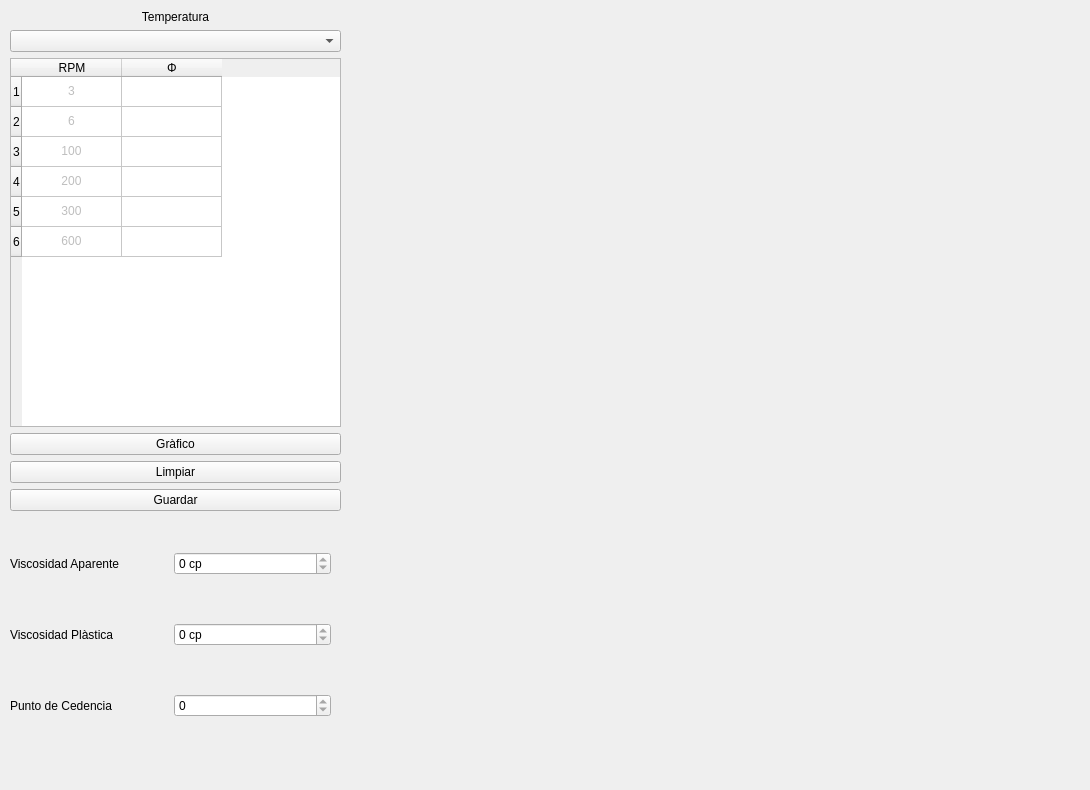
  <widget class="QWidget" name="centralwidget">
   <widget class="QWidget" name="verticalLayoutWidget">
    <property name="geometry">
     <rect>
      <x>10</x>
      <y>10</y>
      <width>331</width>
      <height>501</height>
     </rect>
    </property>
    <layout class="QVBoxLayout" name="verticalLayout">
     <item>
      <widget class="QLabel" name="label_4">
       <property name="text">
        <string>Temperatura</string>
       </property>
       <property name="alignment">
        <set>Qt::AlignCenter</set>
       </property>
      </widget>
     </item>
     <item>
      <widget class="QComboBox" name="comboBox"/>
     </item>
     <item>
      <widget class="QTableWidget" name="tableWidget">
       <row>
        <property name="text">
         <string>1</string>
        </property>
       </row>
       <row>
        <property name="text">
         <string>2</string>
        </property>
       </row>
       <row>
        <property name="text">
         <string>3</string>
        </property>
       </row>
       <row>
        <property name="text">
         <string>4</string>
        </property>
       </row>
       <row>
        <property name="text">
         <string>5</string>
        </property>
       </row>
       <row>
        <property name="text">
         <string>6</string>
        </property>
       </row>
       <column>
        <property name="text">
         <string>RPM</string>
        </property>
       </column>
       <column>
        <property name="text">
         <string>Φ</string>
        </property>
       </column>
       <item row="0" column="0">
        <property name="text">
         <string>3</string>
        </property>
        <property name="textAlignment">
         <set>AlignCenter</set>
        </property>
        <property name="flags">
         <set>ItemIsSelectable|ItemIsDragEnabled|ItemIsDropEnabled|ItemIsUserCheckable</set>
        </property>
       </item>
       <item row="1" column="0">
        <property name="text">
         <string>6</string>
        </property>
        <property name="textAlignment">
         <set>AlignCenter</set>
        </property>
        <property name="flags">
         <set>ItemIsSelectable|ItemIsDragEnabled|ItemIsDropEnabled|ItemIsUserCheckable</set>
        </property>
       </item>
       <item row="2" column="0">
        <property name="text">
         <string>100</string>
        </property>
        <property name="textAlignment">
         <set>AlignCenter</set>
        </property>
        <property name="flags">
         <set>ItemIsSelectable|ItemIsDragEnabled|ItemIsDropEnabled|ItemIsUserCheckable</set>
        </property>
       </item>
       <item row="3" column="0">
        <property name="text">
         <string>200</string>
        </property>
        <property name="textAlignment">
         <set>AlignCenter</set>
        </property>
        <property name="flags">
         <set>ItemIsSelectable|ItemIsDragEnabled|ItemIsDropEnabled|ItemIsUserCheckable</set>
        </property>
       </item>
       <item row="4" column="0">
        <property name="text">
         <string>300</string>
        </property>
        <property name="textAlignment">
         <set>AlignCenter</set>
        </property>
        <property name="flags">
         <set>ItemIsSelectable|ItemIsDragEnabled|ItemIsDropEnabled|ItemIsUserCheckable</set>
        </property>
       </item>
       <item row="5" column="0">
        <property name="text">
         <string>600</string>
        </property>
        <property name="textAlignment">
         <set>AlignCenter</set>
        </property>
        <property name="flags">
         <set>ItemIsSelectable|ItemIsDragEnabled|ItemIsDropEnabled|ItemIsUserCheckable</set>
        </property>
       </item>
      </widget>
     </item>
     <item>
      <widget class="QPushButton" name="pushButton">
       <property name="text">
        <string>Gràfico</string>
       </property>
      </widget>
     </item>
     <item>
      <widget class="QPushButton" name="clear_button">
       <property name="text">
        <string>Limpiar</string>
       </property>
      </widget>
     </item>
     <item>
      <widget class="QPushButton" name="GuardarButton">
       <property name="text">
        <string>Guardar</string>
       </property>
      </widget>
     </item>
    </layout>
   </widget>
   <widget class="QWidget" name="gridLayoutWidget">
    <property name="geometry">
     <rect>
      <x>10</x>
      <y>510</y>
      <width>321</width>
      <height>251</height>
     </rect>
    </property>
    <layout class="QGridLayout" name="gridLayout">
     <item row="1" column="0">
      <widget class="QLabel" name="label">
       <property name="text">
        <string>Viscosidad Aparente</string>
       </property>
      </widget>
     </item>
     <item row="3" column="0">
      <widget class="QLabel" name="label_3">
       <property name="text">
        <string>Punto de Cedencia</string>
       </property>
      </widget>
     </item>
     <item row="2" column="0">
      <widget class="QLabel" name="label_2">
       <property name="text">
        <string>Viscosidad Plàstica</string>
       </property>
      </widget>
     </item>
     <item row="1" column="1">
      <widget class="QSpinBox" name="spinBox">
       <property name="readOnly">
        <bool>true</bool>
       </property>
       <property name="suffix">
        <string> cp</string>
       </property>
       <property name="prefix">
        <string/>
       </property>
      </widget>
     </item>
     <item row="2" column="1">
      <widget class="QSpinBox" name="spinBox_2">
       <property name="readOnly">
        <bool>true</bool>
       </property>
       <property name="suffix">
        <string> cp</string>
       </property>
      </widget>
     </item>
     <item row="3" column="1">
      <widget class="QSpinBox" name="spinBox_3">
       <property name="readOnly">
        <bool>true</bool>
       </property>
      </widget>
     </item>
    </layout>
   </widget>
   <widget class="PlotWidget" name="widget" native="true">
    <property name="geometry">
     <rect>
      <x>380</x>
      <y>20</y>
      <width>701</width>
      <height>761</height>
     </rect>
    </property>
    <property name="styleSheet">
     <string notr="true">/*
Aqua Style Sheet for QT Applications
Author: Jaime A. Quiroga P.
Company: GTRONICK
Last updated: 22/01/2019, 07:55.
Available at: https://github.com/GTRONICK/QSS/blob/master/Aqua.qss
*/
QWidget#window, QMainWindow {
	background-color:#ececec;
}
QTextEdit {
	border-width: 1px;
	border-style: solid;
	border-color: qlineargradient(spread:pad, x1:0.5, y1:1, x2:0.5, y2:0, stop:0 rgba(0, 113, 255, 255), stop:1 rgba(91, 171, 252, 255));
}
QPlainTextEdit {
	border-width: 1px;
	border-style: solid;
	border-color: qlineargradient(spread:pad, x1:0.5, y1:1, x2:0.5, y2:0, stop:0 rgba(0, 113, 255, 255), stop:1 rgba(91, 171, 252, 255));
}
QToolButton {
	border-style: solid;
	border-top-color: qlineargradient(spread:pad, x1:0.5, y1:1, x2:0.5, y2:0, stop:0 rgb(215, 215, 215), stop:1 rgb(222, 222, 222));
	border-right-color: qlineargradient(spread:pad, x1:0, y1:0.5, x2:1, y2:0.5, stop:0 rgb(217, 217, 217), stop:1 rgb(227, 227, 227));
	border-left-color: qlineargradient(spread:pad, x1:0, y1:0.5, x2:1, y2:0.5, stop:0 rgb(227, 227, 227), stop:1 rgb(217, 217, 217));
	border-bottom-color: qlineargradient(spread:pad, x1:0.5, y1:1, x2:0.5, y2:0, stop:0 rgb(215, 215, 215), stop:1 rgb(222, 222, 222));
	border-width: 1px;
	border-radius: 5px;
	color: rgb(0,0,0);
	padding: 2px;
	background-color: rgb(255,255,255);
}
QToolButton:hover{
	border-style: solid;
	border-top-color: qlineargradient(spread:pad, x1:0.5, y1:1, x2:0.5, y2:0, stop:0 rgb(195, 195, 195), stop:1 rgb(222, 222, 222));
	border-right-color: qlineargradient(spread:pad, x1:0, y1:0.5, x2:1, y2:0.5, stop:0 rgb(197, 197, 197), stop:1 rgb(227, 227, 227));
	border-left-color: qlineargradient(spread:pad, x1:0, y1:0.5, x2:1, y2:0.5, stop:0 rgb(227, 227, 227), stop:1 rgb(197, 197, 197));
	border-bottom-color: qlineargradient(spread:pad, x1:0.5, y1:1, x2:0.5, y2:0, stop:0 rgb(195, 195, 195), stop:1 rgb(222, 222, 222));
	border-width: 1px;
	border-radius: 5px;
	color: rgb(0,0,0);
	padding: 2px;
	background-color: rgb(255,255,255);
}
QToolButton:pressed{
	border-style: solid;
	border-top-color: qlineargradient(spread:pad, x1:0.5, y1:1, x2:0.5, y2:0, stop:0 rgb(215, 215, 215), stop:1 rgb(222, 222, 222));
	border-right-color: qlineargradient(spread:pad, x1:0, y1:0.5, x2:1, y2:0.5, stop:0 rgb(217, 217, 217), stop:1 rgb(227, 227, 227));
	border-left-color: qlineargradient(spread:pad, x1:0, y1:0.5, x2:1, y2:0.5, stop:0 rgb(227, 227, 227), stop:1 rgb(217, 217, 217));
	border-bottom-color: qlineargradient(spread:pad, x1:0.5, y1:1, x2:0.5, y2:0, stop:0 rgb(215, 215, 215), stop:1 rgb(222, 222, 222));
	border-width: 1px;
	border-radius: 5px;
	color: rgb(0,0,0);
	padding: 2px;
	background-color: rgb(142,142,142);
}
QPushButton{
	border-style: solid;
	border-top-color: qlineargradient(spread:pad, x1:0.5, y1:1, x2:0.5, y2:0, stop:0 rgb(215, 215, 215), stop:1 rgb(222, 222, 222));
	border-right-color: qlineargradient(spread:pad, x1:0, y1:0.5, x2:1, y2:0.5, stop:0 rgb(217, 217, 217), stop:1 rgb(227, 227, 227));
	border-left-color: qlineargradient(spread:pad, x1:0, y1:0.5, x2:1, y2:0.5, stop:0 rgb(227, 227, 227), stop:1 rgb(217, 217, 217));
	border-bottom-color: qlineargradient(spread:pad, x1:0.5, y1:1, x2:0.5, y2:0, stop:0 rgb(215, 215, 215), stop:1 rgb(222, 222, 222));
	border-width: 1px;
	border-radius: 5px;
	color: rgb(0,0,0);
	padding: 2px;
	background-color: rgb(255,255,255);
}
QPushButton::default{
	border-style: solid;
	border-top-color: qlineargradient(spread:pad, x1:0.5, y1:1, x2:0.5, y2:0, stop:0 rgb(215, 215, 215), stop:1 rgb(222, 222, 222));
	border-right-color: qlineargradient(spread:pad, x1:0, y1:0.5, x2:1, y2:0.5, stop:0 rgb(217, 217, 217), stop:1 rgb(227, 227, 227));
	border-left-color: qlineargradient(spread:pad, x1:0, y1:0.5, x2:1, y2:0.5, stop:0 rgb(227, 227, 227), stop:1 rgb(217, 217, 217));
	border-bottom-color: qlineargradient(spread:pad, x1:0.5, y1:1, x2:0.5, y2:0, stop:0 rgb(215, 215, 215), stop:1 rgb(222, 222, 222));
	border-width: 1px;
	border-radius: 5px;
	color: rgb(0,0,0);
	padding: 2px;
	background-color: rgb(255,255,255);
}
QPushButton:hover{
	border-style: solid;
	border-top-color: qlineargradient(spread:pad, x1:0.5, y1:1, x2:0.5, y2:0, stop:0 rgb(195, 195, 195), stop:1 rgb(222, 222, 222));
	border-right-color: qlineargradient(spread:pad, x1:0, y1:0.5, x2:1, y2:0.5, stop:0 rgb(197, 197, 197), stop:1 rgb(227, 227, 227));
	border-left-color: qlineargradient(spread:pad, x1:0, y1:0.5, x2:1, y2:0.5, stop:0 rgb(227, 227, 227), stop:1 rgb(197, 197, 197));
	border-bottom-color: qlineargradient(spread:pad, x1:0.5, y1:1, x2:0.5, y2:0, stop:0 rgb(195, 195, 195), stop:1 rgb(222, 222, 222));
	border-width: 1px;
	border-radius: 5px;
	color: rgb(0,0,0);
	padding: 2px;
	background-color: rgb(255,255,255);
}
QPushButton:pressed{
	border-style: solid;
	border-top-color: qlineargradient(spread:pad, x1:0.5, y1:1, x2:0.5, y2:0, stop:0 rgb(215, 215, 215), stop:1 rgb(222, 222, 222));
	border-right-color: qlineargradient(spread:pad, x1:0, y1:0.5, x2:1, y2:0.5, stop:0 rgb(217, 217, 217), stop:1 rgb(227, 227, 227));
	border-left-color: qlineargradient(spread:pad, x1:0, y1:0.5, x2:1, y2:0.5, stop:0 rgb(227, 227, 227), stop:1 rgb(217, 217, 217));
	border-bottom-color: qlineargradient(spread:pad, x1:0.5, y1:1, x2:0.5, y2:0, stop:0 rgb(215, 215, 215), stop:1 rgb(222, 222, 222));
	border-width: 1px;
	border-radius: 5px;
	color: rgb(0,0,0);
	padding: 2px;
	background-color: rgb(142,142,142);
}
QPushButton:disabled{
	border-style: solid;
	border-top-color: qlineargradient(spread:pad, x1:0.5, y1:1, x2:0.5, y2:0, stop:0 rgb(215, 215, 215), stop:1 rgb(222, 222, 222));
	border-right-color: qlineargradient(spread:pad, x1:0, y1:0.5, x2:1, y2:0.5, stop:0 rgb(217, 217, 217), stop:1 rgb(227, 227, 227));
	border-left-color: qlineargradient(spread:pad, x1:0, y1:0.5, x2:1, y2:0.5, stop:0 rgb(227, 227, 227), stop:1 rgb(217, 217, 217));
	border-bottom-color: qlineargradient(spread:pad, x1:0.5, y1:1, x2:0.5, y2:0, stop:0 rgb(215, 215, 215), stop:1 rgb(222, 222, 222));
	border-width: 1px;
	border-radius: 5px;
	color: #808086;
	padding: 2px;
	background-color: rgb(142,142,142);
}
QLineEdit {
	border-width: 1px; border-radius: 4px;
	border-style: solid;
	border-color: qlineargradient(spread:pad, x1:0.5, y1:1, x2:0.5, y2:0, stop:0 rgba(0, 113, 255, 255), stop:1 rgba(91, 171, 252, 255));
}
QLabel {
	color: #000000;
}
QLCDNumber {
	color: rgb(0, 113, 255, 255);
}
QProgressBar {
	text-align: center;
	color: rgb(240, 240, 240);
	border-width: 1px; 
	border-radius: 10px;
	border-color: rgb(230, 230, 230);
	border-style: solid;
	background-color:rgb(207,207,207);
}
QProgressBar::chunk {
	background-color: qlineargradient(spread:pad, x1:0.5, y1:1, x2:0.5, y2:0, stop:0 rgba(49, 147, 250, 255), stop:1 rgba(34, 142, 255, 255));
	border-radius: 10px;
}
QMenuBar {
	background-color: qlineargradient(spread:pad, x1:0.5, y1:1, x2:0.5, y2:0, stop:0 rgba(207, 209, 207, 255), stop:1 rgba(230, 229, 230, 255));
}
QMenuBar::item {
	color: #000000;
  	spacing: 3px;
  	padding: 1px 4px;
	background-color: qlineargradient(spread:pad, x1:0.5, y1:1, x2:0.5, y2:0, stop:0 rgba(207, 209, 207, 255), stop:1 rgba(230, 229, 230, 255));
}

QMenuBar::item:selected {
  	background-color: qlineargradient(spread:pad, x1:0.5, y1:1, x2:0.5, y2:0, stop:0 rgba(0, 113, 255, 255), stop:1 rgba(91, 171, 252, 255));
	color: #FFFFFF;
}
QMenu::item:selected {
	border-style: solid;
	border-top-color: transparent;
	border-right-color: transparent;
	border-left-color: qlineargradient(spread:pad, x1:0.5, y1:1, x2:0.5, y2:0, stop:0 rgba(0, 113, 255, 255), stop:1 rgba(91, 171, 252, 255));
	border-bottom-color: transparent;
	border-left-width: 2px;
	color: #000000;
	padding-left:15px;
	padding-top:4px;
	padding-bottom:4px;
	padding-right:7px;
}
QMenu::item {
	border-style: solid;
	border-top-color: transparent;
	border-right-color: transparent;
	border-left-color: transparent;
	border-bottom-color: transparent;
	border-bottom-width: 1px;
	color: #000000;
	padding-left:17px;
	padding-top:4px;
	padding-bottom:4px;
	padding-right:7px;
}
QTabWidget {
	color:rgb(0,0,0);
	background-color:#000000;
}
QTabWidget::pane {
		border-color: rgb(223,223,223);
		background-color:rgb(226,226,226);
		border-style: solid;
		border-width: 2px;
    	border-radius: 6px;
}
QTabBar::tab:first {
	border-style: solid;
	border-left-width:1px;
	border-right-width:0px;
	border-top-width:1px;
	border-bottom-width:1px;
	border-top-color: rgb(209,209,209);
	border-left-color: qlineargradient(spread:pad, x1:0.5, y1:1, x2:0.5, y2:0, stop:0 rgba(209, 209, 209, 209), stop:1 rgba(229, 229, 229, 229));
	border-bottom-color: rgb(229,229,229);
	border-top-left-radius: 4px;
	border-bottom-left-radius: 4px;
	color: #000000;
	padding: 3px;
	margin-left:0px;
	background-color: qlineargradient(spread:pad, x1:0.5, y1:1, x2:0.5, y2:0, stop:0 rgba(247, 247, 247, 255), stop:1 rgba(255, 255, 255, 255));
}
QTabBar::tab:last {
	border-style: solid;
	border-width:1px;
	border-top-color: rgb(209,209,209);
	border-left-color: qlineargradient(spread:pad, x1:0.5, y1:1, x2:0.5, y2:0, stop:0 rgba(209, 209, 209, 209), stop:1 rgba(229, 229, 229, 229));
	border-right-color: qlineargradient(spread:pad, x1:0.5, y1:1, x2:0.5, y2:0, stop:0 rgba(209, 209, 209, 209), stop:1 rgba(229, 229, 229, 229));
	border-bottom-color: rgb(229,229,229);
	border-top-right-radius: 4px;
	border-bottom-right-radius: 4px;
	color: #000000;
	padding: 3px;
	margin-left:0px;
	background-color: qlineargradient(spread:pad, x1:0.5, y1:1, x2:0.5, y2:0, stop:0 rgba(247, 247, 247, 255), stop:1 rgba(255, 255, 255, 255));
}
QTabBar::tab {
	border-style: solid;
	border-top-width:1px;
	border-bottom-width:1px;
	border-left-width:1px;
	border-top-color: rgb(209,209,209);
	border-left-color: qlineargradient(spread:pad, x1:0.5, y1:1, x2:0.5, y2:0, stop:0 rgba(209, 209, 209, 209), stop:1 rgba(229, 229, 229, 229));
	border-bottom-color: rgb(229,229,229);
	color: #000000;
	padding: 3px;
	margin-left:0px;
	background-color: qlineargradient(spread:pad, x1:0.5, y1:1, x2:0.5, y2:0, stop:0 rgba(247, 247, 247, 255), stop:1 rgba(255, 255, 255, 255));
}
QTabBar::tab:selected, QTabBar::tab:last:selected, QTabBar::tab:hover {
  	border-style: solid;
  	border-left-width:1px;
	border-right-color: transparent;
	border-top-color: rgb(209,209,209);
	border-left-color: qlineargradient(spread:pad, x1:0.5, y1:1, x2:0.5, y2:0, stop:0 rgba(209, 209, 209, 209), stop:1 rgba(229, 229, 229, 229));
	border-bottom-color: rgb(229,229,229);
	color: #FFFFFF;
	padding: 3px;
	margin-left:0px;
	background-color: qlineargradient(spread:pad, x1:0.5, y1:1, x2:0.5, y2:0, stop:0 rgba(0, 113, 255, 255), stop:1 rgba(91, 171, 252, 255));
}

QTabBar::tab:selected, QTabBar::tab:first:selected, QTabBar::tab:hover {
  	border-style: solid;
  	border-left-width:1px;
  	border-bottom-width:1px;
  	border-top-width:1px;
	border-right-color: transparent;
	border-top-color: rgb(209,209,209);
	border-left-color: qlineargradient(spread:pad, x1:0.5, y1:1, x2:0.5, y2:0, stop:0 rgba(209, 209, 209, 209), stop:1 rgba(229, 229, 229, 229));
	border-bottom-color: rgb(229,229,229);
	color: #FFFFFF;
	padding: 3px;
	margin-left:0px;
	background-color: qlineargradient(spread:pad, x1:0.5, y1:1, x2:0.5, y2:0, stop:0 rgba(0, 113, 255, 255), stop:1 rgba(91, 171, 252, 255));
}

QCheckBox {
	color: #000000;
	padding: 2px;
}
QCheckBox:disabled {
	color: #808086;
	padding: 2px;
}

QCheckBox:hover {
	border-radius:4px;
	border-style:solid;
	padding-left: 1px;
	padding-right: 1px;
	padding-bottom: 1px;
	padding-top: 1px;
	border-width:1px;
	border-color: transparent;
}
QCheckBox::indicator:checked {

	height: 10px;
	width: 10px;
	border-style:solid;
	border-width: 1px;
	border-color: qlineargradient(spread:pad, x1:0.5, y1:1, x2:0.5, y2:0, stop:0 rgba(0, 113, 255, 255), stop:1 rgba(91, 171, 252, 255));
	color: #000000;
	background-color: qlineargradient(spread:pad, x1:0.5, y1:1, x2:0.5, y2:0, stop:0 rgba(0, 113, 255, 255), stop:1 rgba(91, 171, 252, 255));
}
QCheckBox::indicator:unchecked {

	height: 10px;
	width: 10px;
	border-style:solid;
	border-width: 1px;
	border-color: qlineargradient(spread:pad, x1:0.5, y1:1, x2:0.5, y2:0, stop:0 rgba(0, 113, 255, 255), stop:1 rgba(91, 171, 252, 255));
	color: #000000;
}
QRadioButton {
	color: 000000;
	padding: 1px;
}
QRadioButton::indicator:checked {
	height: 10px;
	width: 10px;
	border-style:solid;
	border-radius:5px;
	border-width: 1px;
	border-color: qlineargradient(spread:pad, x1:0.5, y1:1, x2:0.5, y2:0, stop:0 rgba(0, 113, 255, 255), stop:1 rgba(91, 171, 252, 255));
	color: #a9b7c6;
	background-color: qlineargradient(spread:pad, x1:0.5, y1:1, x2:0.5, y2:0, stop:0 rgba(0, 113, 255, 255), stop:1 rgba(91, 171, 252, 255));
}
QRadioButton::indicator:!checked {
	height: 10px;
	width: 10px;
	border-style:solid;
	border-radius:5px;
	border-width: 1px;
	border-color: qlineargradient(spread:pad, x1:0.5, y1:1, x2:0.5, y2:0, stop:0 rgba(0, 113, 255, 255), stop:1 rgba(91, 171, 252, 255));
	color: #a9b7c6;
	background-color: transparent;
}
QStatusBar {
	color:#027f7f;
}
QSpinBox {
	border-style: solid;
	border-width: 1px;
	border-color: qlineargradient(spread:pad, x1:0.5, y1:1, x2:0.5, y2:0, stop:0 rgba(0, 113, 255, 255), stop:1 rgba(91, 171, 252, 255));
}
QDoubleSpinBox {
	border-style: solid;
	border-width: 1px;
	border-color: qlineargradient(spread:pad, x1:0.5, y1:1, x2:0.5, y2:0, stop:0 rgba(0, 113, 255, 255), stop:1 rgba(91, 171, 252, 255));
}
QTimeEdit {
	border-style: solid;
	border-width: 1px;
	border-color: qlineargradient(spread:pad, x1:0.5, y1:1, x2:0.5, y2:0, stop:0 rgba(0, 113, 255, 255), stop:1 rgba(91, 171, 252, 255));
}
QDateTimeEdit {
	border-style: solid;
	border-width: 1px;
	border-color: qlineargradient(spread:pad, x1:0.5, y1:1, x2:0.5, y2:0, stop:0 rgba(0, 113, 255, 255), stop:1 rgba(91, 171, 252, 255));
}
QDateEdit {
	border-style: solid;
	border-width: 1px;
	border-color: qlineargradient(spread:pad, x1:0.5, y1:1, x2:0.5, y2:0, stop:0 rgba(0, 113, 255, 255), stop:1 rgba(91, 171, 252, 255));
}

QToolBox {
	color: #a9b7c6;
	background-color:#000000;
}
QToolBox::tab {
	color: #a9b7c6;
	background-color:#000000;
}
QToolBox::tab:selected {
	color: #FFFFFF;
	background-color:#000000;
}
QScrollArea {
	color: #FFFFFF;
	background-color:#000000;
}
QSlider::groove:horizontal {
	height: 5px;
	background-color: qlineargradient(spread:pad, x1:0.5, y1:1, x2:0.5, y2:0, stop:0 rgba(49, 147, 250, 255), stop:1 rgba(34, 142, 255, 255));
}
QSlider::groove:vertical {
	width: 5px;
	background-color: qlineargradient(spread:pad, x1:0.5, y1:1, x2:0.5, y2:0, stop:0 rgba(49, 147, 250, 255), stop:1 rgba(34, 142, 255, 255));
}
QSlider::handle:horizontal {
	background: rgb(253,253,253);
	border-style: solid;
	border-width: 1px;
	border-color: rgb(207,207,207);
	width: 12px;
	margin: -5px 0;
	border-radius: 7px;
}
QSlider::handle:vertical {
	background: rgb(253,253,253);
	border-style: solid;
	border-width: 1px;
	border-color: rgb(207,207,207);
	height: 12px;
	margin: 0 -5px;
	border-radius: 7px;
}
QSlider::add-page:horizontal {
    background: rgb(181,181,181);
}
QSlider::add-page:vertical {
    background: rgb(181,181,181);
}
QSlider::sub-page:horizontal {
    background-color: qlineargradient(spread:pad, x1:0.5, y1:1, x2:0.5, y2:0, stop:0 rgba(49, 147, 250, 255), stop:1 rgba(34, 142, 255, 255));
}
QSlider::sub-page:vertical {
    background-color: qlineargradient(spread:pad, y1:0.5, x1:1, y2:0.5, x2:0, stop:0 rgba(49, 147, 250, 255), stop:1 rgba(34, 142, 255, 255));
}
QScrollBar:horizontal {
	max-height: 20px;
	border: 1px transparent grey;
	margin: 0px 20px 0px 20px;
}
QScrollBar:vertical {
	max-width: 20px;
	border: 1px transparent grey;
	margin: 20px 0px 20px 0px;
}
QScrollBar::handle:horizontal {
	background: rgb(253,253,253);
	border-style: solid;
	border-width: 1px;
	border-color: rgb(207,207,207);
	border-radius: 7px;
	min-width: 25px;
}
QScrollBar::handle:horizontal:hover {
	background: rgb(253,253,253);
	border-style: solid;
	border-width: 1px;
	border-color: rgb(147, 200, 200);
	border-radius: 7px;
	min-width: 25px;
}
QScrollBar::handle:vertical {
	background: rgb(253,253,253);
	border-style: solid;
	border-width: 1px;
	border-color: rgb(207,207,207);
	border-radius: 7px;
	min-height: 25px;
}
QScrollBar::handle:vertical:hover {
	background: rgb(253,253,253);
	border-style: solid;
	border-width: 1px;
	border-color: rgb(147, 200, 200);
	border-radius: 7px;
	min-height: 25px;
}
QScrollBar::add-line:horizontal {
   border: 2px transparent grey;
   border-top-right-radius: 7px;
   border-bottom-right-radius: 7px;
   background: rgba(34, 142, 255, 255);
   width: 20px;
   subcontrol-position: right;
   subcontrol-origin: margin;
}
QScrollBar::add-line:horizontal:pressed {
   border: 2px transparent grey;
   border-top-right-radius: 7px;
   border-bottom-right-radius: 7px;
   background: rgb(181,181,181);
   width: 20px;
   subcontrol-position: right;
   subcontrol-origin: margin;
}
QScrollBar::add-line:vertical {
   border: 2px transparent grey;
   border-bottom-left-radius: 7px;
   border-bottom-right-radius: 7px;
   background: rgba(34, 142, 255, 255);
   height: 20px;
   subcontrol-position: bottom;
   subcontrol-origin: margin;
}
QScrollBar::add-line:vertical:pressed {
   border: 2px transparent grey;
   border-bottom-left-radius: 7px;
   border-bottom-right-radius: 7px;
   background: rgb(181,181,181);
   height: 20px;
   subcontrol-position: bottom;
   subcontrol-origin: margin;
}
QScrollBar::sub-line:horizontal {
   border: 2px transparent grey;
   border-top-left-radius: 7px;
   border-bottom-left-radius: 7px;
   background: rgba(34, 142, 255, 255);
   width: 20px;
   subcontrol-position: left;
   subcontrol-origin: margin;
}
QScrollBar::sub-line:horizontal:pressed {
   border: 2px transparent grey;
   border-top-left-radius: 7px;
   border-bottom-left-radius: 7px;
   background: rgb(181,181,181);
   width: 20px;
   subcontrol-position: left;
   subcontrol-origin: margin;
}
QScrollBar::sub-line:vertical {
   border: 2px transparent grey;
   border-top-left-radius: 7px;
   border-top-right-radius: 7px;
   background: rgba(34, 142, 255, 255);
   height: 20px;
   subcontrol-position: top;
   subcontrol-origin: margin;
}
QScrollBar::sub-line:vertical:pressed {
   border: 2px transparent grey;
   border-top-left-radius: 7px;
   border-top-right-radius: 7px;
   background: rgb(181,181,181);
   height: 20px;
   subcontrol-position: top;
   subcontrol-origin: margin;
}
QScrollBar::left-arrow:horizontal {
   border: 1px transparent grey;
   border-top-left-radius: 3px;
   border-bottom-left-radius: 3px;
   width: 6px;
   height: 6px;
   background: white;
}
QScrollBar::right-arrow:horizontal {
   border: 1px transparent grey;
   border-top-right-radius: 3px;
   border-bottom-right-radius: 3px;
   width: 6px;
   height: 6px;
   background: white;
}
QScrollBar::up-arrow:vertical {
   border: 1px transparent grey;
   border-top-left-radius: 3px;
   border-top-right-radius: 3px;
   width: 6px;
   height: 6px;
   background: white;
}
QScrollBar::down-arrow:vertical {
   border: 1px transparent grey;
   border-bottom-left-radius: 3px;
   border-bottom-right-radius: 3px;
   width: 6px;
   height: 6px;
   background: white;
}
QScrollBar::add-page:horizontal, QScrollBar::sub-page:horizontal {
   background: none;
}
QScrollBar::add-page:vertical, QScrollBar::sub-page:vertical {
   background: none;
}
</string>
    </property>
   </widget>
  </widget>
